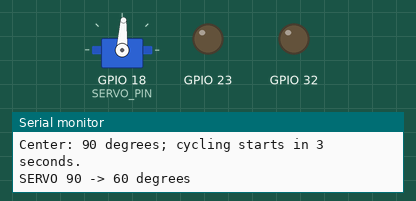
The sketch below on a simulated ESP32. On the bench: servo, output pins drawn as LEDs (lit = HIGH), the last lines printed to the serial monitor.

Above: at 3.05 s.
At 4.9 s:
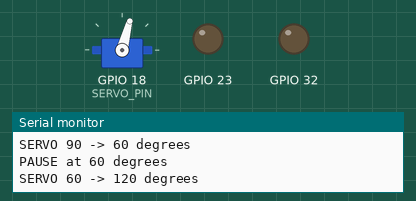
At 5.55 s:
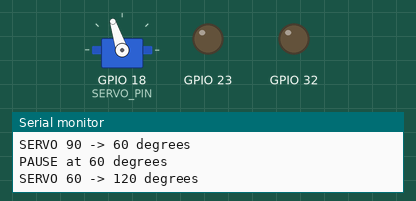
At 6.8 s:
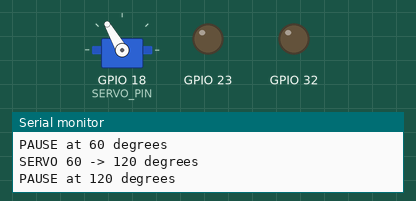
Timing chart, 0 to 8.7 s (numbered marks = the images above):
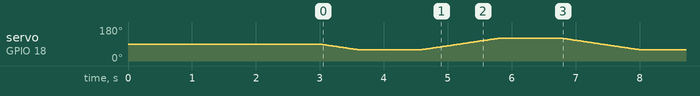

The sketch:

ESP32_GPIO18_ServoCycleTest.ino
```cpp
#include <Arduino.h>
#include <ESP32Servo.h>

// Standalone servo test: signal on GPIO18, external servo supply, common GND.
constexpr int SERVO_PIN = 18;
constexpr int MIN_ANGLE = 60;
constexpr int MAX_ANGLE = 120;
constexpr int CENTER_ANGLE = 90;
constexpr int MIN_PULSE_US = 500;
constexpr int MAX_PULSE_US = 2500;
constexpr unsigned long STEP_DELAY_MS = 20;
constexpr unsigned long ENDPOINT_PAUSE_MS = 1000;
constexpr unsigned long STARTUP_PAUSE_MS = 3000;

static_assert(MIN_ANGLE >= 0 && MAX_ANGLE <= 180 && MIN_ANGLE < MAX_ANGLE,
              "Servo angle range must be within 0..180 degrees.");
static_assert(CENTER_ANGLE >= MIN_ANGLE && CENTER_ANGLE <= MAX_ANGLE,
              "Center angle must be within the selected range.");

Servo testServo;
int currentAngle = CENTER_ANGLE;

void sweepTo(int target) {
  Serial.printf("SERVO %d -> %d degrees\n", currentAngle, target);
  const int step = target > currentAngle ? 1 : -1;
  while (currentAngle != target) {
    currentAngle += step;
    testServo.write(currentAngle);
    delay(STEP_DELAY_MS);
  }
  Serial.printf("PAUSE at %d degrees\n", currentAngle);
  delay(ENDPOINT_PAUSE_MS);
}

void setup() {
  // Disable the L298N channels if the rest of the robot is still connected.
  // These are the ENA/ENB pins used by the main PhonePilot sketch.
  digitalWrite(32, LOW);
  pinMode(32, OUTPUT);
  digitalWrite(23, LOW);
  pinMode(23, OUTPUT);

  Serial.begin(115200);
  testServo.setPeriodHertz(50);
  testServo.attach(SERVO_PIN, MIN_PULSE_US, MAX_PULSE_US);
  if (!testServo.attached()) {
    Serial.println("ERROR: servo could not attach to GPIO18");
    return;
  }

  testServo.write(CENTER_ANGLE);
  Serial.println("SERVO CYCLE TEST READY: GPIO18");
  Serial.printf("Center: %d degrees; cycling starts in 3 seconds.\n", CENTER_ANGLE);
  delay(STARTUP_PAUSE_MS);
}

void loop() {
  if (!testServo.attached()) {
    delay(1000);
    return;
  }
  sweepTo(MIN_ANGLE);
  sweepTo(MAX_ANGLE);
}
```
